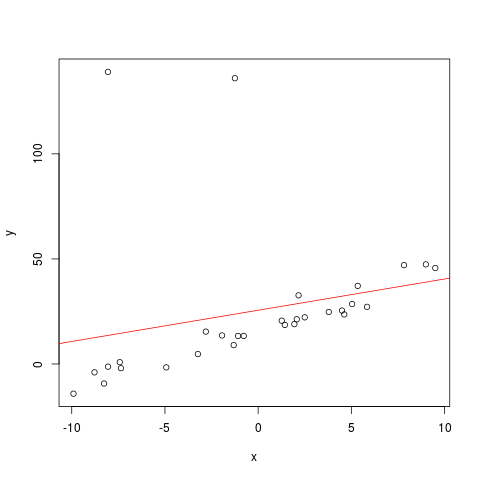

The script that saved this image:
data <- read.csv('data_lin.csv')
x = data$x
y = data$y
X = matrix(x,nrow=30,ncol=2)
X[,1] = 1
Y <- matrix(y, nrow=30, ncol=1)
ans = solve(t(X)%*%X)%*%t(X)%*%Y
cat("slope =",ans[2])
cat("\ny intercept =",ans[1])
png('taskB.png')
plot(y~x)
abline(a=ans[1],b=ans[2],col='red')